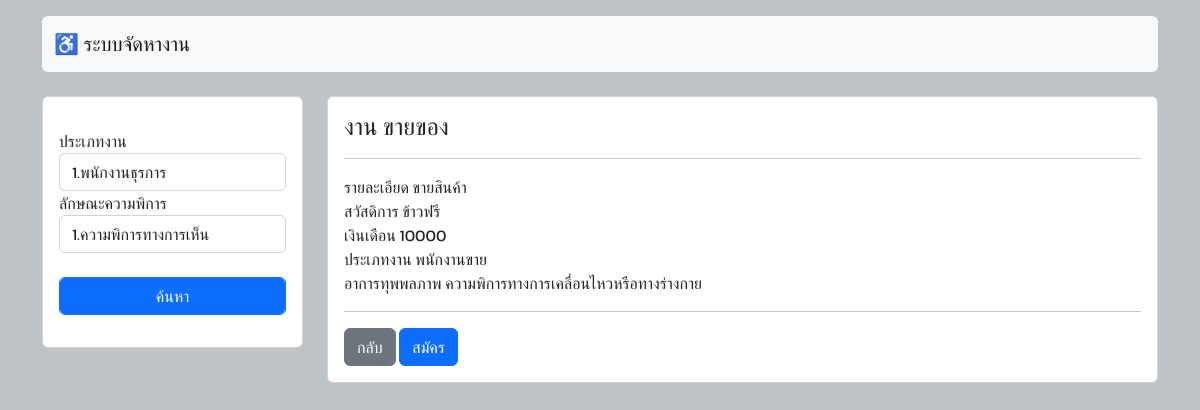
/detailjob.php?jid=2, run on the app's committed database.
### tables this page shows
CREATE TABLE `job` (
  `job_id` int(3) NOT NULL,
  `job_name` varchar(50) NOT NULL,
  `job_detail` text NOT NULL,
  `job_welfare` varchar(200) NOT NULL,
  `job_salary` varchar(50) NOT NULL,
  `job_wb` text NOT NULL,
  `job_status` int(11) NOT NULL DEFAULT 0,
  `id_dst` int(3) NOT NULL,
  `job_cpid` int(3) NOT NULL
);

CREATE TABLE `typejob` (
  `id_tpjob` int(3) NOT NULL,
  `name_tpjob` text NOT NULL
);

CREATE TABLE `disability` (
  `id_dst` int(11) NOT NULL,
  `name_dst` text NOT NULL
);

### detailjob.php (the view, shortened to what this page needs)
<!DOCTYPE html>
<html>
<head>
	<link href="https://cdn.jsdelivr.net/npm/bootstrap@5.2.2/dist/css/bootstrap.min.css" rel="stylesheet">
</head>
<body>
	<div class="container mt-3">
	<?php
	include "head.php";
    $id=$_GET['jid'];
	?>
	</div>
     <br>
	 <div class="container">
	 <div class="row">
	 <div class="col-sm-12 col-md-3 col-lg-3 mx-auto">
        <div class="card" style="width:100%;">
        <form action="" method="post">
          <div class="card-body">
            <p class="card-text">
                <div class="form-group">
                    <label>ประเภทงาน</label>
                    <select name="dst" class="form-control">
                        <?php
                        include "connectdb.php";
                        $sql="SELECT * from typejob";
                        $result=mysqli_query($con,$sql);
                        $n=1;
                        while($row=mysqli_fetch_assoc($result)){
                        ?>
                        <option value="<?php echo $row['id_tpjob']; ?>"><?php echo $n++.".".$row['name_tpjob']; ?></option>
                        <?php } ?>
                    </select>
                </div>
                <div class="form-group">
                    <label>ลักษณะความพิการ</label>
                    <select name="dst" class="form-control">
                        <?php
                        $sql="SELECT * from disability";
                        $result=mysqli_query($con,$sql);
                        $n=1;
                        while($row=mysqli_fetch_assoc($result)){
                        ?>
                        <option value="<?php echo $row['id_dst']; ?>"><?php echo $n++.".".$row['name_dst']; ?></option>
                        <?php } ?>
                    </select>
                </div>
                <div class="form-group">
                  <div class="col-sm-12">
                    <input type="submit" value="ค้นหา" class="btn btn-primary form-control">
                    </div>
                </div>
            </p>
          </div>
        </div></form>
	 </div>
	 <div class="col-sm-12 col-md-9 col-lg-9 mx-auto">
     <div class="card">
            <?php
                        $sql="SELECT * from job,typejob,disability where job_id='$id' and job.id_dst=disability.id_dst and job_wb=id_tpjob";
                        $result=mysqli_query($con,$sql);
                        $row=mysqli_fetch_assoc($result)
                        ?>
                <div class="card-body">
			<h4 class="card-title"><?php echo "งาน ".$row['job_name']; ?>
			</h4>
    <hr>
                            <?php
                            echo "รายละเอียด ".$row['job_detail'];
                            echo "<br>สวัสดิการ ".$row['job_welfare'];
                            echo "<br>เงินเดือน ".$row['job_salary'];
                            echo "<br>ประเภทงาน ".$row['name_tpjob'];
                            echo "<br>อาการทุพพลภาพ ".$row['name_dst'];
                            ?>
                    <hr>
                            <a href="index.php" class="btn btn-secondary">กลับ</a>
                            <?php
                            if(isset($_SESSION['uid'])){
                            ?>
                            <a data-bs-toggle="modal" data-bs-target="#modalId" class="btn btn-primary">สมัคร</a>
                                <?php }else{ ?>
                                    <a href="home_u.php" class="btn btn-primary">สมัคร</a>
                                    <?php } ?>
            </div>
	 </div>
	 </div>
		</div>
	</div>
</body>
</html>

### detailjob.php (style rules this page uses)
body { background: #bdc3c7; font-family: 'Kanit', sans-serif; }

### data on the page
job: job_name "ขายของ", job_detail "ขายสินค้า", job_welfare "ข้าวฟรี", job_salary "10000", typejob.name_tpjob "พนักงานขาย", id_dst.name_dst "ความพิการทางการเคลื่อนไหวหรือทางร่างกาย"

### other printed values
form field dst "1.พนักงานธุรการ"
form field dst "1.ความพิการทางการเห็น"
